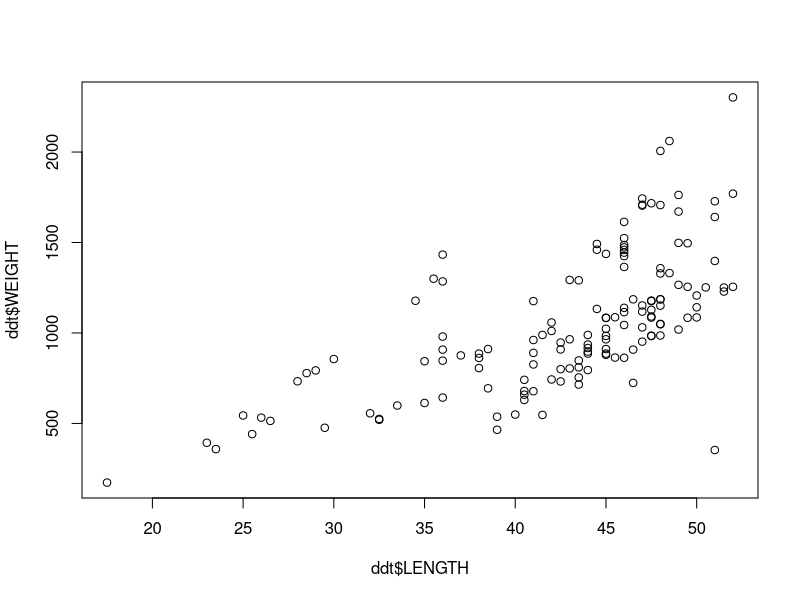
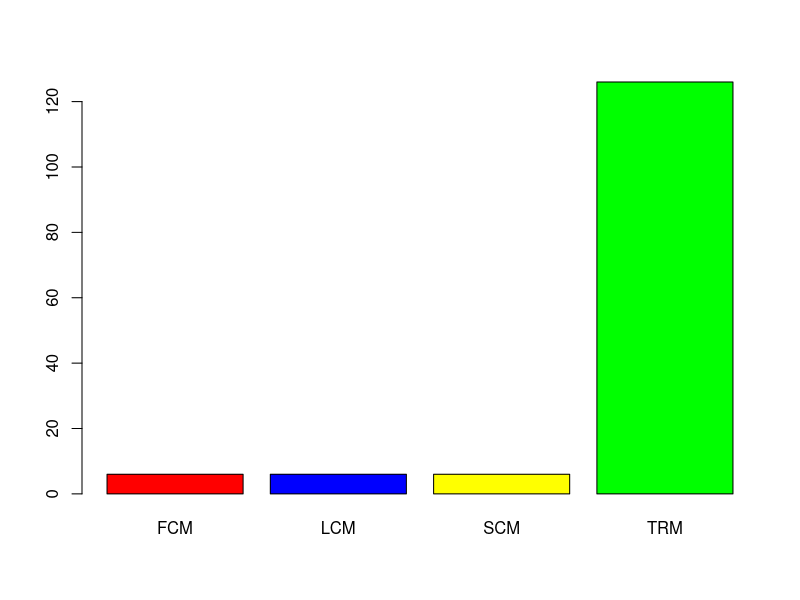
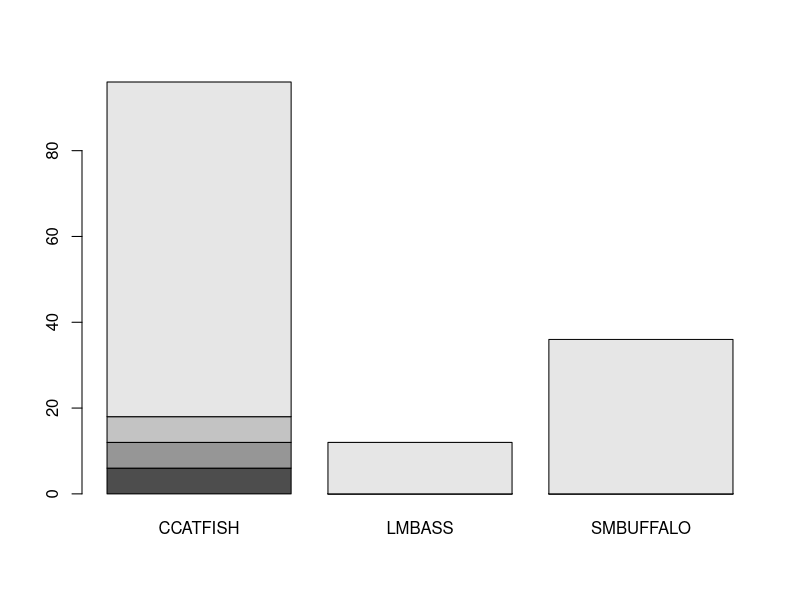
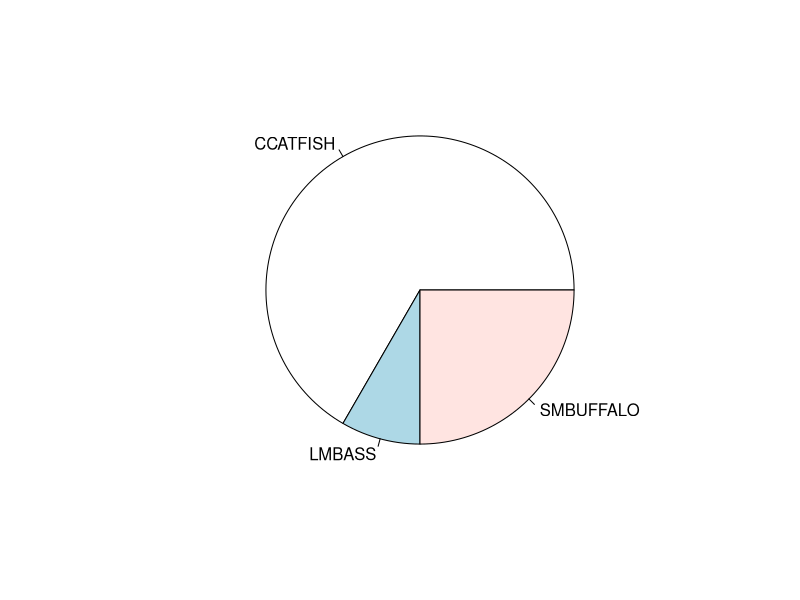
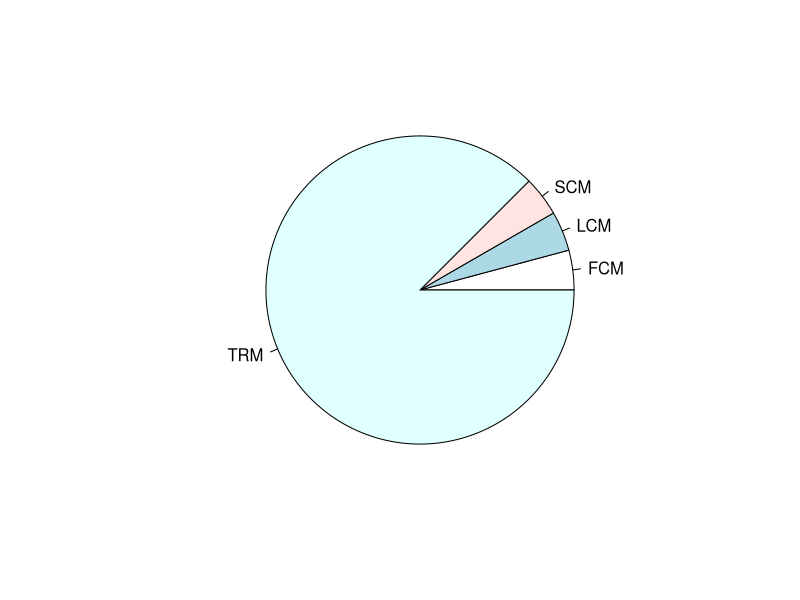
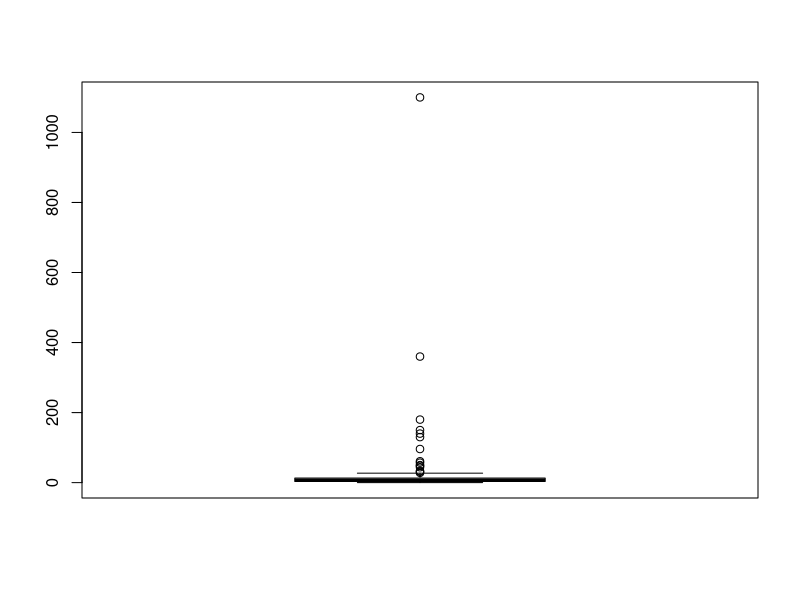
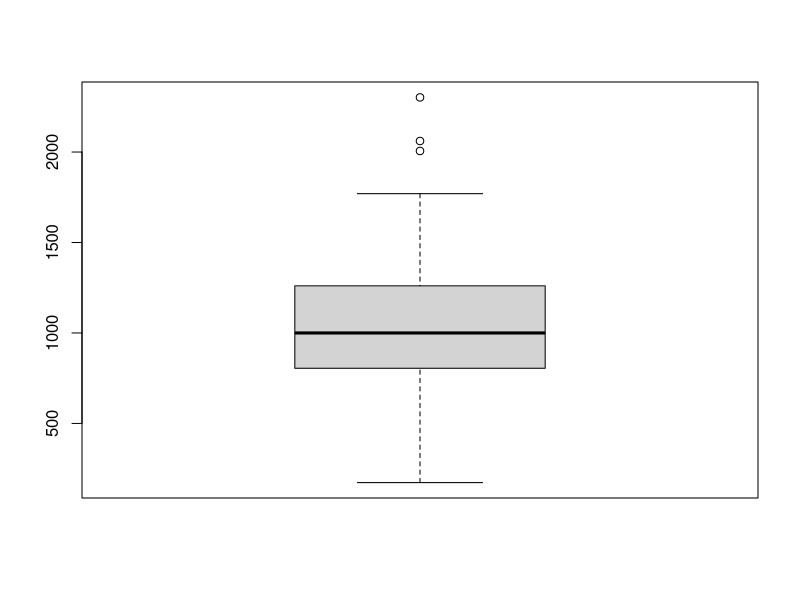
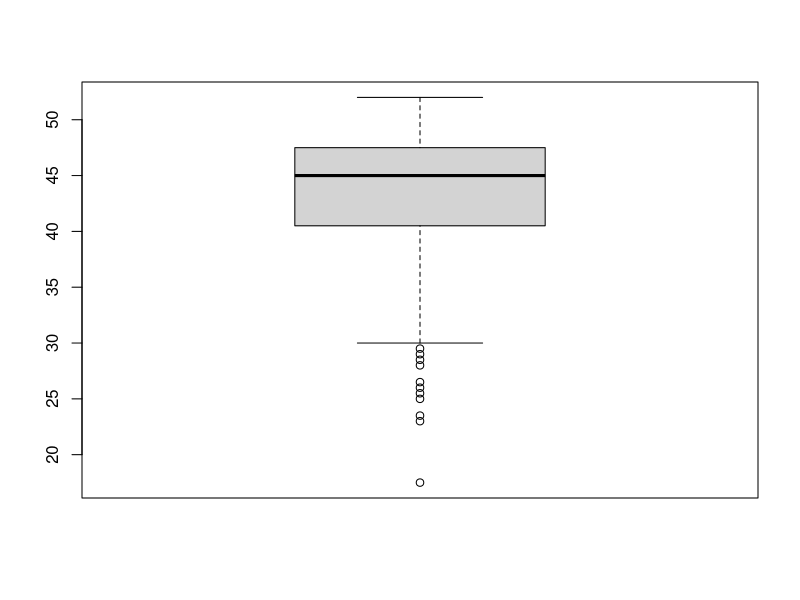

These figures' R source, in order:
## ---- chunk 1
getwd()
## ---- chunk 2
ddt = read.csv("Lab1.csv")
head(ddt)

## ---- chunk 3
ddt[ddt$SPECIES %in% c("LMBASS") & ddt$WEIGHT > 800, ]
## ---- chunk 4
ddt[ddt$RIVER %in% "SCM" & ddt$DDT > 4.0, ]
## ---- chunk 5
mean(ddt$LENGTH)
## ---- chunk 6
sd(ddt$WEIGHT)
## ---- chunk 7
plot(ddt$LENGTH, ddt$WEIGHT)
## ---- chunk 8
v = 1:20
(v/20)[20]
## ---- chunk 9
table(ddt$RIVER)
## ---- chunk 10
barplot(table(ddt$RIVER), col = c("red", "blue", "yellow", "green"))
## ---- chunk 11
table(ddt$RIVER, ddt$SPECIES)
## ---- chunk 12
barplot(table(ddt$RIVER, ddt$SPECIES))
## ---- chunk 13
pie(table(ddt$SPECIES))
## ---- chunk 14
pie(table(ddt$RIVER))
## ---- chunk 15
boxplot(ddt$DDT)
## ---- chunk 16
boxplot(ddt$WEIGHT)
## ---- chunk 17
boxplot(ddt$LENGTH)
## ---- chunk 18
coplot(ddt$LENGTH ~ ddt$WEIGHT | ddt$RIVER)
## ---- chunk 19
coplot(ddt$DDT ~ ddt$WEIGHT | ddt$SPECIES)
## ---- chunk 20
ggplot2::ggplot(ddt, ggplot2::aes(x = SPECIES, y = WEIGHT, z = RIVER, fill = RIVER)) +      ggplot2::geom_boxplot() +
ggplot2::ggtitle("Mahmoud Mousa Hamad")
## ---- chunk 21
library(ggplot2)
ggplot(ddt, aes(x = RIVER, y = LENGTH, z = SPECIES, fill = SPECIES)) + 
geom_violin()  +
ggtitle("Mahmoud Mousa Hamad")
## ---- chunk 22
library(ggplot2)
ggplot(ddt, aes(x = WEIGHT, y = LENGTH, z = SPECIES, fill = SPECIES, color = SPECIES)) + 
geom_point()  +
ggtitle("Mahmoud Mousa Hamad")
